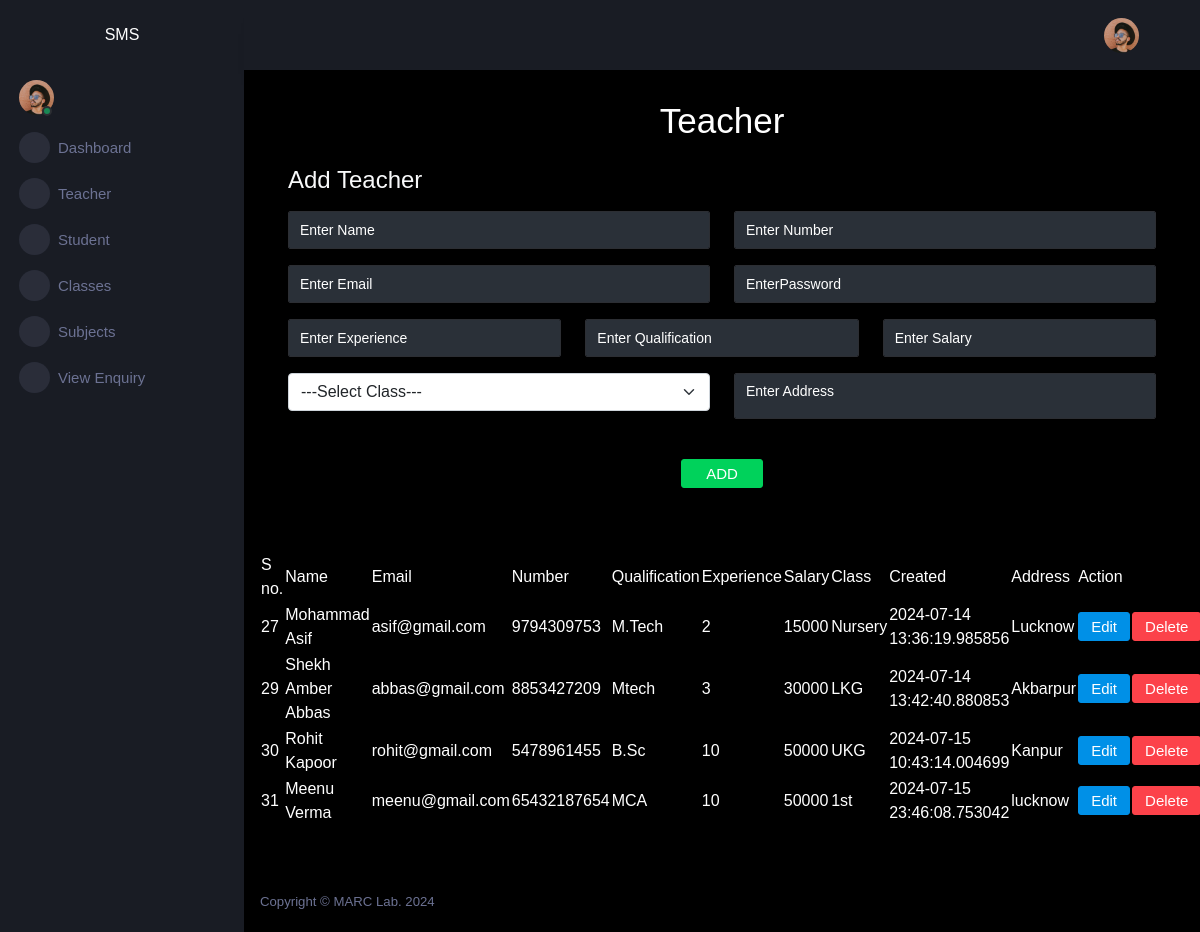
Screenshot of /adminapp/teacher (signed in) with the database file from the repository.
### user/models.py (models this page shows)
class Teacher(models.Model):
    id=models.AutoField(primary_key=True)
    address=models.TextField()
    email=models.CharField(max_length=30)
    experience=models.CharField(max_length=30)
    name=models.CharField(max_length=25)
    number=models.CharField(max_length=25)
    pic=models.FileField(upload_to='')
    qualification=models.CharField(max_length=30)
    tclass=models.CharField(max_length=30)
    tsalary=models.CharField(max_length=12)
    created=models.CharField(max_length=25)

### adminapp/views.py (the view, shortened to what this page needs)
# urls.py: path('teacher',views.teacher,name="teacher"),
def teacher(request):
        if request.session['username']!=None:
            t=Teacher.objects.all()
            cl=Class.objects.all()
            return render(request,'teacher.html',{'t':t,'cl':cl})

### adminapp/templates/teacher.html (shortened to what this page needs)
{% extends "adminparent.html" %}
{% block body %}
    <div class="row">
        <div class="col-sm-12">
            <h1 style="text-align:center;">Teacher</h1>
              <div class="row">
                <div class="col-sm-12">
                    <form method="post" class="p-3 text-light">
                        <h3>Add Teacher</h3>
                        <div class="row">
                            <div class="col-sm-6"><input type="text"name="name"placeholder="Enter Name"required="True" class="form-control my-2"></div>
                            <div class="col-sm-6"><input type="number"name="number"placeholder="Enter Number"required="True" class="form-control my-2"></div>
                        </div>
                        <div class="row">
                            <div class="col-sm-6"><input type="text"name="email"placeholder="Enter Email"required="True" class="form-control my-2"></div>
                            <div class="col-sm-6"><input type="text"name="password" placeholder="EnterPassword"required="True" class="form-control my-2"></div>
                        </div>
                        <div class="row">
                            <div class="col-sm-4"><input type="text"name="exp"placeholder="Enter Experience" class="form-control my-2"></div>
                            <div class="col-sm-4"><input type="text"name="qualification"placeholder="Enter Qualification"required="True" class="form-control my-2"></div>
                            <div class="col-sm-4"><input type="text"name="tsalary"placeholder="Enter Salary"required="True" class="form-control my-2"></div>
                        </div>
                        <div class="row">
                            <div class="col-sm-6">
                                <select name="tclass" class="form-select my-2">
                                    <option value="" selected>---Select Class---</option>
                                </select>
                            </div>
                            <div class="col-sm-6">
                                <textarea name="address"class="form-control my-2 text-light"placeholder="Enter Address"required="True"></textarea>
                            </div>
                        </div>
                        <div class="row p-4">
                            <div class="col-sm-12 text-center">
                                <button type="submit" class="btn btn-success  d-inline-block mx-auto my-2 px-4">ADD</button>
                            </div>
                        </div>
                    </form>
                </div>
              </div>
              <div class="row my-3">
                <table>
                    <tr>
                        <td>S no.</td>
                        <td>Name</td>
                        <td>Email</td>
                        <td>Number</td>
                        <td>Qualification</td>
                        <td>Experience</td>
                        <td>Salary</td>
                        <td>Class</td>
                        <td>Created</td>
                        <td>Address</td>
                        <td colspan="2">Action</td>
                    </tr>
                   {% for i in t %}
                      <tr>
                        <td>{{i.id}}</td>
                        <td>{{i.name}}</td>
                        <td>{{i.email}}</td>
                        <td>{{i.number}}</td>
                        <td>{{i.qualification}}</td>
                        <td>{{i.experience}}</td>
                        <td>{{i.tsalary}}</td>
                        <td>{{i.tclass}}</td>
                        <td>{{i.created}}</td>
                        <td>{{i.address}}</td>
                    <td>
                        <a href="{% url 'adminapp:editteacher' id=i.id%}" class="btn btn-primary">Edit</a>
                        </td>
                    <td>
                        <a href="{% url 'adminapp:delteacher' id=i.id %}" class="btn btn-danger">Delete</a>
                    </td>
                </tr>
                {%endfor%}
                </table>
              </div>
        </div>
    </div>
{% endblock body %}

### adminapp/templates/adminparent.html (shortened to what this page needs)
{% load static %}
<!DOCTYPE html>
<html lang="en">
<head>
    <link rel="stylesheet" href="{% static 'assets/vendors/mdi/css/materialdesignicons.min.css' %}">
    <link rel="stylesheet" href="{% static 'assets/vendors/css/vendor.bundle.base.css' %}">
    <link rel="stylesheet" href="{% static 'assets/vendors/jvectormap/jquery-jvectormap.css' %}">
    <link rel="stylesheet" href="{% static 'assets/vendors/flag-icon-css/css/flag-icon.min.css' %}">
    <link rel="stylesheet" href="{% static 'assets/vendors/owl-carousel-2/owl.carousel.min.css' %}">
    <link rel="stylesheet" href="{% static 'assets/vendors/owl-carousel-2/owl.theme.default.min.css' %}">
    <link rel="stylesheet" href="{% static 'assets/css/style.css' %}">
    <link href="https://unpkg.com/aos@2.3.1/dist/aos.css" rel="stylesheet">
    <link rel="stylesheet" href="https://cdnjs.cloudflare.com/ajax/libs/font-awesome/6.5.2/css/all.min.css" />
</head>
<body>
    <div class="container-scroller">
      <nav class="sidebar sidebar-offcanvas" id="sidebar">
          <div class="sidebar-brand-wrapper d-none d-lg-flex align-items-center justify-content-center fixed-top">
            <span>SMS</span>
          </div>
          <ul class="nav">
            <li class="nav-item profile">
              <div class="profile-desc">
                <div class="profile-pic">
                  <div class="count-indicator">
                    <img class="img-xs rounded-circle " src="{% static 'assets/images/faces/face15.jpg' %}" alt="">
                    <span class="count bg-success"></span>
                  </div>
                </div>
                <a href="#" id="profile-dropdown" data-bs-toggle="dropdown"><i class="mdi mdi-dots-vertical"></i></a>
              </div>
            </li>
            <li class="nav-item menu-items">
              <a class="nav-link" href="{%url 'adminapp:dash'%}">
                <span class="menu-icon">
                  <i class="mdi mdi-speedometer"></i>
                </span>
                <span class="menu-title">Dashboard</span>
              </a>
            </li>
           <li class="nav-item menu-items">
              <a class="nav-link" href="{%url 'adminapp:teacher'%}">
                <span class="menu-icon">
                  <i class="mdi mdi-playlist-play"></i>
                </span>
                <span class="menu-title">Teacher </span>
              </a>
            </li>
            <li class="nav-item menu-items">
              <a class="nav-link" href="{%url 'adminapp:student'%}">
                <span class="menu-icon">
                  <i class="mdi mdi-playlist-play"></i>
                </span>
                <span class="menu-title">Student</span>
              </a>
            </li>
              <li class="nav-item menu-items">
                <a class="nav-link" href="{%url 'adminapp:classes'%}">
                  <span class="menu-icon">
                    <i class="mdi mdi-playlist-play"></i>
                  </span>
                  <span class="menu-title">Classes</span>
                </a>
              </li>
              <li class="nav-item menu-items">
                <a class="nav-link" href="{%url 'adminapp:subjects'%}">
                  <span class="menu-icon">
                    <i class="mdi mdi-playlist-play"></i>
                  </span>
                  <span class="menu-title">Subjects</span>
                </a>
              </li>
              <li class="nav-item menu-items">
                <a class="nav-link" href="{%url 'adminapp:viewenquiry'%}">
                  <span class="menu-icon">
                    <i class="mdi mdi-playlist-play"></i>
                  </span>
                  <span class="menu-title">View Enquiry</span>
                </a>
              </li>
          </ul>
        </nav>
        <div class="container-fluid page-body-wrapper">
          <nav class="navbar p-0 fixed-top d-flex flex-row">
            <div class="navbar-menu-wrapper flex-grow d-flex align-items-stretch">
              <button class="navbar-toggler navbar-toggler align-self-center" type="button" data-toggle="minimize">
                <span class="mdi mdi-menu"></span>
              </button>
              <ul class="navbar-nav navbar-nav-right">
                <li class="nav-item dropdown">
                  <a class="nav-link" id="profileDropdown" href="#" data-bs-toggle="dropdown">
                    <div class="navbar-profile">
                      <img class="img-xs rounded-circle" src="{% static 'assets/images/faces/face15.jpg' %}" alt="">
                      <i class="mdi mdi-menu-down d-none d-sm-block"></i>
                    </div>
                  </a>
                </li>
              </ul>
            </div>
          </nav>
          <div class="main-panel">
            <div class="content-wrapper">
              {% block body %}
              {% endblock body %}
            </div>
            <footer class="footer">
              <div class="d-sm-flex justify-content-center justify-content-sm-between">
                <span class="text-muted d-block text-center text-sm-left d-sm-inline-block">Copyright © MARC Lab. 2024</span>
              </div>
            </footer>
          </div>
        </div>
      </div>
</body>
</html>

### adminapp/templates/adminparent.html (style rules this page uses)
input { color:white !important; }
::placeholder { color:white !important; }

### rows the page displays
Teacher: id "27", name "Mohammad Asif", email "asif@gmail.com", number "9794309753", qualification "M.Tech", experience "2", tsalary "15000", tclass "Nursery", created "2024-07-14 13:36:19.985856", address "Lucknow"
Teacher: id "29", name "Shekh Amber Abbas", email "abbas@gmail.com", number "8853427209", qualification "Mtech", experience "3", tsalary "30000", tclass "LKG", created "2024-07-14 13:42:40.880853", address "Akbarpur"
Teacher: id "30", name "Rohit Kapoor", email "rohit@gmail.com", number "5478961455", qualification "B.Sc", experience "10", tsalary "50000", tclass "UKG", created "2024-07-15 10:43:14.004699", address "Kanpur"
Teacher: id "31", name "Meenu Verma", email "meenu@gmail.com", number "65432187654", qualification "MCA", experience "10", tsalary "50000", tclass "1st", created "2024-07-15 23:46:08.753042", address "lucknow"
